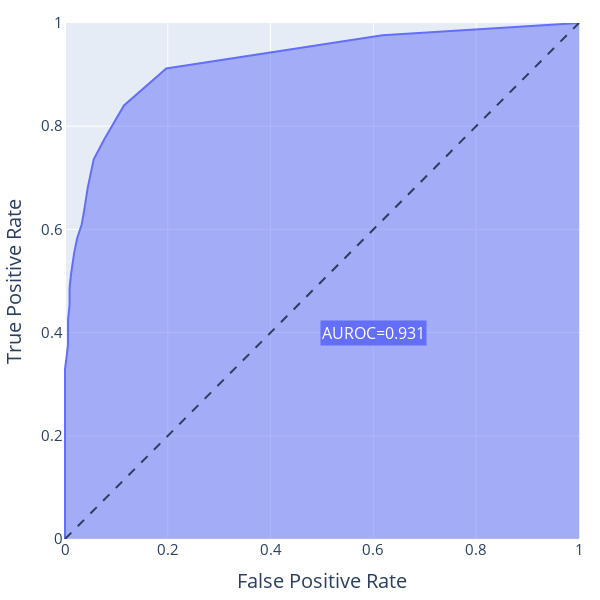

The notebook cell saved with this chart:
### Code cell
roc = BinaryROC(thresholds=1000)
rocs = roc(preds, target)
fig = px.area(
    x=rocs[0],
    y=rocs[1],
    labels={"x": "False Positive Rate", "y": "True Positive Rate"},
    width=600,
    height=600,
    # title=f"ROC Curve (AUROC = {auc:.3f})",
)
fig.update_layout(
    yaxis_range=[0, 1],
    margin=dict(l=20, r=20, t=20, b=20),
    showlegend=False,
    title=dict(font=dict(size=30)),
    yaxis=dict(tickfont=dict(size=15), title_font=dict(size=20)),
    xaxis=dict(tickfont=dict(size=15), title_font=dict(size=20)),
)
fig.add_annotation(
    x=0.6,
    y=0.4,
    showarrow=False,
    # xref="x",
    # yref="y",
    text=f"AUROC={auc:.3f}",
    font=dict(
        # family="Courier New, monospace",
        size=16,
        color="#ffffff",
    ),
    align="center",
    bgcolor="#636EFA",
    opacity=1,
)
fig.add_shape(type="line", line=dict(dash="dash"), x0=0, x1=1, y0=0, y1=1)
fig.write_image("../images/roc_curve.pdf")
fig.write_image("../images/roc_curve.png")
fig.show()

### Figure 1 — Plotly figure (JSON) as saved in the notebook; plotly's stock layout.template omitted (floating-point values rounded to 4 significant figures; data arrays with more than 128 entries replaced by an {"elided": "..."} marker saying what was removed)
{"data": [{"fillpattern": {"shape": ""}, "hovertemplate": "False Positive Rate=%{x}<br>True Positive Rate=%{y}<extra></extra>", "legendgroup": "", "line": {"color": "#636efa"}, "marker": {"symbol": "circle"}, "mode": "lines", "name": "", "orientation": "v", "showlegend": false, "stackgroup": "1", "type": "scatter", "x": {"elided": "1000 float values"}, "xaxis": "x", "y": {"elided": "1000 float values"}, "yaxis": "y"}], "layout": {"annotations": [{"align": "center", "bgcolor": "#636EFA", "font": {"color": "#ffffff", "size": 16}, "opacity": 1, "showarrow": false, "text": "AUROC=0.931", "x": 0.6, "y": 0.4}], "height": 600, "legend": {"tracegroupgap": 0}, "margin": {"b": 20, "l": 20, "r": 20, "t": 20}, "shapes": [{"line": {"dash": "dash"}, "type": "line", "x0": 0, "x1": 1, "y0": 0, "y1": 1}], "showlegend": false, "title": {"font": {"size": 30}}, "width": 600, "xaxis": {"anchor": "y", "domain": [0, 1], "tickfont": {"size": 15}, "title": {"font": {"size": 20}, "text": "False Positive Rate"}}, "yaxis": {"anchor": "x", "domain": [0, 1], "range": [0, 1], "tickfont": {"size": 15}, "title": {"font": {"size": 20}, "text": "True Positive Rate"}}}}
